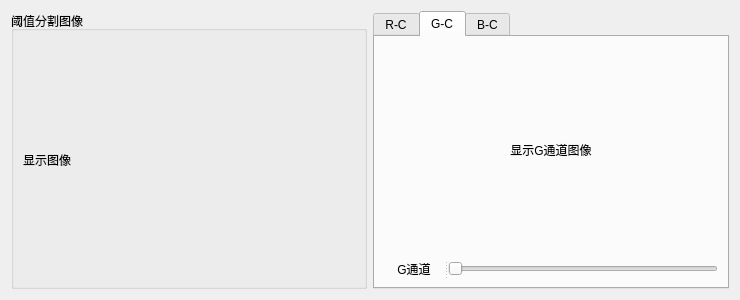
<?xml version="1.0" encoding="UTF-8"?>
<ui version="4.0">
 <class>ImageFilterDlg</class>
 <widget class="QDialog" name="ImageFilterDlg">
  <property name="geometry">
   <rect>
    <x>0</x>
    <y>0</y>
    <width>740</width>
    <height>300</height>
   </rect>
  </property>
  <property name="minimumSize">
   <size>
    <width>740</width>
    <height>300</height>
   </size>
  </property>
  <property name="maximumSize">
   <size>
    <width>740</width>
    <height>300</height>
   </size>
  </property>
  <property name="windowTitle">
   <string>图像滤波</string>
  </property>
  <layout class="QHBoxLayout" name="horizontalLayout">
   <item>
    <widget class="QGroupBox" name="groupBox">
     <property name="minimumSize">
      <size>
       <width>200</width>
       <height>200</height>
      </size>
     </property>
     <property name="maximumSize">
      <size>
       <width>124354</width>
       <height>23456</height>
      </size>
     </property>
     <property name="title">
      <string>阈值分割图像</string>
     </property>
     <layout class="QGridLayout" name="gridLayout">
      <item row="0" column="0">
       <widget class="QLabel" name="label_threshold">
        <property name="minimumSize">
         <size>
          <width>320</width>
          <height>240</height>
         </size>
        </property>
        <property name="maximumSize">
         <size>
          <width>123254</width>
          <height>323445</height>
         </size>
        </property>
        <property name="text">
         <string>显示图像</string>
        </property>
       </widget>
      </item>
     </layout>
    </widget>
   </item>
   <item>
    <widget class="QTabWidget" name="tabWidget">
     <property name="sizePolicy">
      <sizepolicy hsizetype="Preferred" vsizetype="Preferred">
       <horstretch>0</horstretch>
       <verstretch>0</verstretch>
      </sizepolicy>
     </property>
     <property name="minimumSize">
      <size>
       <width>200</width>
       <height>200</height>
      </size>
     </property>
     <property name="maximumSize">
      <size>
       <width>19000</width>
       <height>12345346</height>
      </size>
     </property>
     <property name="currentIndex">
      <number>1</number>
     </property>
     <widget class="QWidget" name="tab_R">
      <attribute name="title">
       <string>R-C</string>
      </attribute>
      <layout class="QVBoxLayout" name="verticalLayout_3">
       <item>
        <widget class="QLabel" name="label_rc">
         <property name="minimumSize">
          <size>
           <width>140</width>
           <height>120</height>
          </size>
         </property>
         <property name="maximumSize">
          <size>
           <width>1000</width>
           <height>10000</height>
          </size>
         </property>
         <property name="text">
          <string>&lt;html&gt;&lt;head/&gt;&lt;body&gt;&lt;p align=&quot;center&quot;&gt;显示R通道图像&lt;/p&gt;&lt;/body&gt;&lt;/html&gt;</string>
         </property>
        </widget>
       </item>
       <item>
        <widget class="QSplitter" name="splitter">
         <property name="sizePolicy">
          <sizepolicy hsizetype="Expanding" vsizetype="Fixed">
           <horstretch>0</horstretch>
           <verstretch>0</verstretch>
          </sizepolicy>
         </property>
         <property name="maximumSize">
          <size>
           <width>16777215</width>
           <height>16777215</height>
          </size>
         </property>
         <property name="orientation">
          <enum>Qt::Horizontal</enum>
         </property>
         <widget class="QLabel" name="label">
          <property name="minimumSize">
           <size>
            <width>60</width>
            <height>0</height>
           </size>
          </property>
          <property name="maximumSize">
           <size>
            <width>60</width>
            <height>16777215</height>
           </size>
          </property>
          <property name="text">
           <string>R通道</string>
          </property>
          <property name="alignment">
           <set>Qt::AlignCenter</set>
          </property>
         </widget>
         <widget class="QSlider" name="horizontalSlider_R">
          <property name="maximum">
           <number>255</number>
          </property>
          <property name="orientation">
           <enum>Qt::Horizontal</enum>
          </property>
         </widget>
        </widget>
       </item>
      </layout>
     </widget>
     <widget class="QWidget" name="tab_G">
      <attribute name="title">
       <string>G-C</string>
      </attribute>
      <layout class="QVBoxLayout" name="verticalLayout_2">
       <item>
        <widget class="QLabel" name="label_gc">
         <property name="minimumSize">
          <size>
           <width>140</width>
           <height>120</height>
          </size>
         </property>
         <property name="maximumSize">
          <size>
           <width>1000</width>
           <height>10000</height>
          </size>
         </property>
         <property name="text">
          <string>&lt;html&gt;&lt;head/&gt;&lt;body&gt;&lt;p align=&quot;center&quot;&gt;显示G通道图像&lt;/p&gt;&lt;/body&gt;&lt;/html&gt;</string>
         </property>
        </widget>
       </item>
       <item>
        <widget class="QSplitter" name="splitter_2">
         <property name="sizePolicy">
          <sizepolicy hsizetype="Expanding" vsizetype="Fixed">
           <horstretch>0</horstretch>
           <verstretch>0</verstretch>
          </sizepolicy>
         </property>
         <property name="maximumSize">
          <size>
           <width>16777215</width>
           <height>16777215</height>
          </size>
         </property>
         <property name="orientation">
          <enum>Qt::Horizontal</enum>
         </property>
         <widget class="QLabel" name="label_2">
          <property name="minimumSize">
           <size>
            <width>60</width>
            <height>0</height>
           </size>
          </property>
          <property name="maximumSize">
           <size>
            <width>60</width>
            <height>16777215</height>
           </size>
          </property>
          <property name="text">
           <string>G通道</string>
          </property>
          <property name="alignment">
           <set>Qt::AlignCenter</set>
          </property>
         </widget>
         <widget class="QSlider" name="horizontalSlider_G">
          <property name="maximum">
           <number>255</number>
          </property>
          <property name="orientation">
           <enum>Qt::Horizontal</enum>
          </property>
         </widget>
        </widget>
       </item>
      </layout>
     </widget>
     <widget class="QWidget" name="tab_B">
      <attribute name="title">
       <string>B-C</string>
      </attribute>
      <layout class="QVBoxLayout" name="verticalLayout">
       <item>
        <widget class="QLabel" name="label_bc">
         <property name="minimumSize">
          <size>
           <width>140</width>
           <height>120</height>
          </size>
         </property>
         <property name="maximumSize">
          <size>
           <width>1000</width>
           <height>10000</height>
          </size>
         </property>
         <property name="text">
          <string>&lt;html&gt;&lt;head/&gt;&lt;body&gt;&lt;p align=&quot;center&quot;&gt;显示B通道图像&lt;/p&gt;&lt;/body&gt;&lt;/html&gt;</string>
         </property>
        </widget>
       </item>
       <item>
        <widget class="QSplitter" name="splitter_3">
         <property name="sizePolicy">
          <sizepolicy hsizetype="Expanding" vsizetype="Fixed">
           <horstretch>0</horstretch>
           <verstretch>0</verstretch>
          </sizepolicy>
         </property>
         <property name="maximumSize">
          <size>
           <width>16777215</width>
           <height>16777215</height>
          </size>
         </property>
         <property name="orientation">
          <enum>Qt::Horizontal</enum>
         </property>
         <widget class="QLabel" name="label_3">
          <property name="minimumSize">
           <size>
            <width>60</width>
            <height>0</height>
           </size>
          </property>
          <property name="maximumSize">
           <size>
            <width>60</width>
            <height>16777215</height>
           </size>
          </property>
          <property name="text">
           <string>B通道</string>
          </property>
          <property name="alignment">
           <set>Qt::AlignCenter</set>
          </property>
         </widget>
         <widget class="QSlider" name="horizontalSlider_B">
          <property name="maximum">
           <number>255</number>
          </property>
          <property name="orientation">
           <enum>Qt::Horizontal</enum>
          </property>
         </widget>
        </widget>
       </item>
      </layout>
     </widget>
    </widget>
   </item>
  </layout>
 </widget>
 <resources/>
 <connections/>
</ui>
